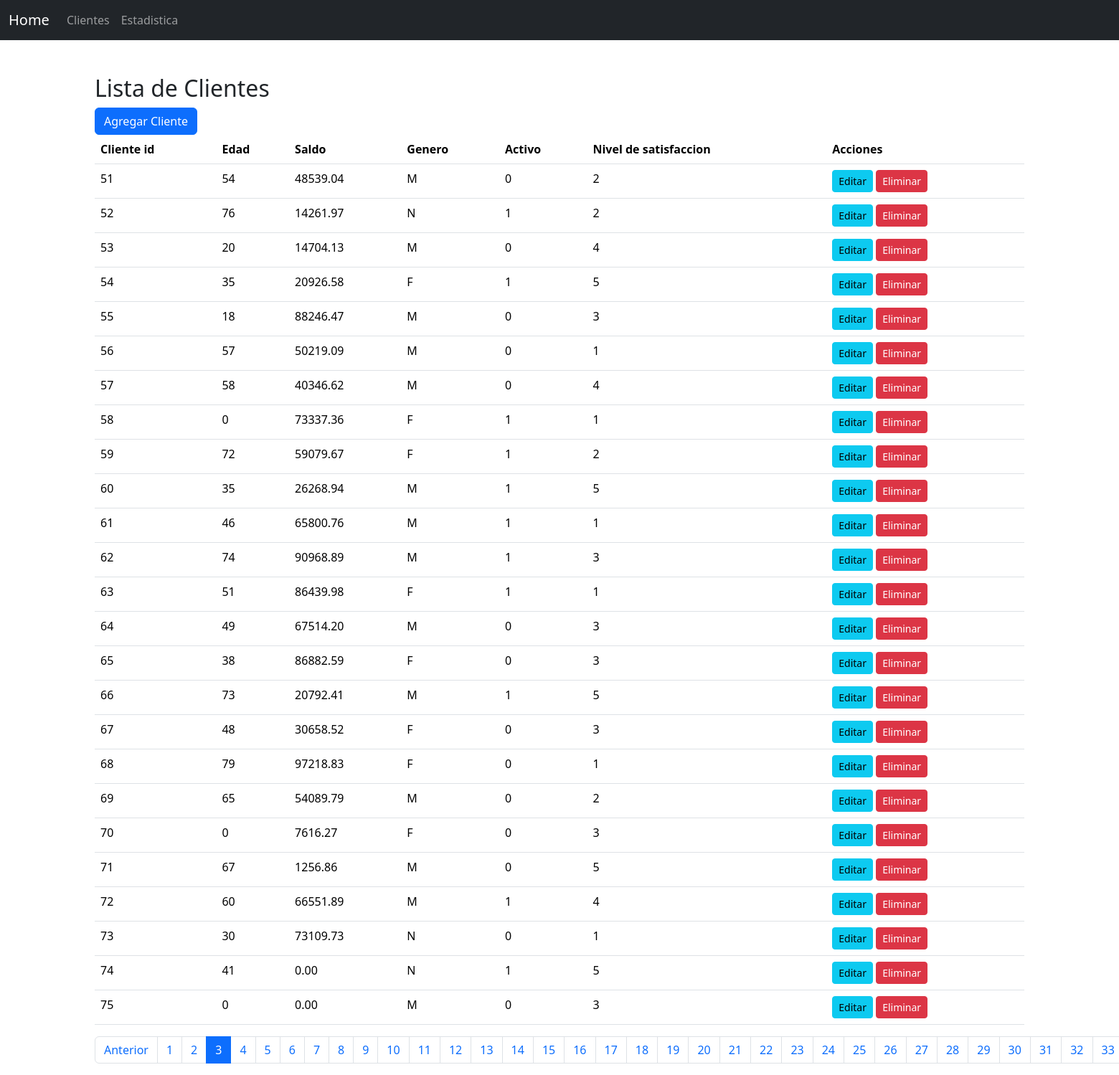
Page /clientes/?page=3 on the committed database.
### api/models.py (models this page shows, shortened)
class Cliente(models.Model):
    ESTADO_CHOICES = [
        (1, 'Activo'),
        (0, 'Inactivo'),
    ]
    NIVEL_SATISFACCION_CHOICES = [
        (0,'No informado'),
        (1, 'Muy Insatisfecho'),
        (2, 'Insatisfecho'),
        (3, 'Neutral'),
        (4, 'Satisfecho'),
        (5, 'Muy Satisfecho'),
    ]
    GENERO_CHOICES = [
        ('M', 'Masculino'),
        ('F', 'Femenino'),
        ('N', 'No informado'),
    ]
    Cliente_id = models.AutoField(primary_key=True)
    Edad = models.PositiveSmallIntegerField()
    Saldo = models.DecimalField(max_digits=10, decimal_places=2)
    Genero = models.CharField(max_length=1, choices=GENERO_CHOICES, default='M')
    Activo = models.IntegerField(choices=ESTADO_CHOICES, default=1)
    Nivel_de_Satisfaccion = models.IntegerField(choices=NIVEL_SATISFACCION_CHOICES, default=3)

### api/views.py (the view)
# urls.py: path('clientes/', views.listar_clientes, name='listar_clientes'),
def listar_clientes(request):
    clientes = Cliente.objects.all()
    pg = Paginator(clientes, 25)
    page_number = request.GET.get('page')
    page_obj = pg.get_page(page_number)
    return render(request, 'listClientes.html', {'page_obj': page_obj})

### api/templates/listClientes.html (shortened to what this page needs)
{% extends "home.html" %}
{% block content %}
<div class="container mt-5">
  <h2>Lista de Clientes</h2>
  <a href="{% url 'agregar_cliente' %}" class="btn btn-primary">Agregar Cliente</a>
  <table class="table">
    <thead>
      <tr>
        <th scope="col">Cliente id</th>
        <th scope="col">Edad</th>
        <th scope="col">Saldo</th>
        <th scope="col">Genero</th>
        <th scope="col">Activo</th>
        <th scope="col">Nivel de satisfaccion</th>
        <th scope="col">Acciones</th>
      </tr>
    </thead>
    <tbody>
      {% for cliente in page_obj %}
        <tr>
          <td>{{ cliente.Cliente_id }}</td>
          <td>{{ cliente.Edad }}</td>
          <td>{{ cliente.Saldo }}</td>
          <td>{{ cliente.Genero }}</td>
          <td>{{ cliente.Activo }}</td>
          <td>{{ cliente.Nivel_de_Satisfaccion }}</td>
          <td>
            <a href="{% url 'editar_cliente' cliente.Cliente_id %}" class="btn btn-info btn-sm">Editar</a>
            <form action="{% url 'eliminar_cliente' cliente.Cliente_id %}" method="POST" style="display:inline;">
              <button type="submit" class="btn btn-danger btn-sm">Eliminar</button>
            </form>
          </td>
        </tr>
      {% endfor %}
    </tbody>
  </table>
  <nav>
    <ul class="pagination">
      {% if page_obj.has_previous %}
        <li class="page-item">
          <a class="page-link" href="?page={{ page_obj.previous_page_number }}">Anterior</a>
        </li>
      {% endif %}
      {% for num in page_obj.paginator.page_range %}
        <li class="page-item {% if page_obj.number == num %}active{% endif %}">
          <a class="page-link" href="?page={{ num }}">{{ num }}</a>
        </li>
      {% endfor %}
    </ul>
  </nav>
</div>
{% endblock %}

### rows in the picture
Cliente: Cliente_id "51", Edad "54", Saldo "48539.04", Genero "M", Activo "0", Nivel_de_Satisfaccion "2"
Cliente: Cliente_id "52", Edad "76", Saldo "14261.97", Genero "N", Activo "1", Nivel_de_Satisfaccion "2"
Cliente: Cliente_id "53", Edad "20", Saldo "14704.13", Genero "M", Activo "0", Nivel_de_Satisfaccion "4"
Cliente: Cliente_id "54", Edad "35", Saldo "20926.58", Genero "F", Activo "1", Nivel_de_Satisfaccion "5"
Cliente: Cliente_id "55", Edad "18", Saldo "88246.47", Genero "M", Activo "0", Nivel_de_Satisfaccion "3"
Cliente: Cliente_id "56", Edad "57", Saldo "50219.09", Genero "M", Activo "0", Nivel_de_Satisfaccion "1"
Cliente: Cliente_id "57", Edad "58", Saldo "40346.62", Genero "M", Activo "0", Nivel_de_Satisfaccion "4"
Cliente: Cliente_id "58", Edad "0", Saldo "73337.36", Genero "F", Activo "1", Nivel_de_Satisfaccion "1"
Cliente: Cliente_id "59", Edad "72", Saldo "59079.67", Genero "F", Activo "1", Nivel_de_Satisfaccion "2"
Cliente: Cliente_id "60", Edad "35", Saldo "26268.94", Genero "M", Activo "1", Nivel_de_Satisfaccion "5"
Cliente: Cliente_id "61", Edad "46", Saldo "65800.76", Genero "M", Activo "1", Nivel_de_Satisfaccion "1"
Cliente: Cliente_id "62", Edad "74", Saldo "90968.89", Genero "M", Activo "1", Nivel_de_Satisfaccion "3"
Cliente: Cliente_id "63", Edad "51", Saldo "86439.98", Genero "F", Activo "1", Nivel_de_Satisfaccion "1"
Cliente: Cliente_id "64", Edad "49", Saldo "67514.20", Genero "M", Activo "0", Nivel_de_Satisfaccion "3"
Cliente: Cliente_id "65", Edad "38", Saldo "86882.59", Genero "F", Activo "0", Nivel_de_Satisfaccion "3"
Cliente: Cliente_id "66", Edad "73", Saldo "20792.41", Genero "M", Activo "1", Nivel_de_Satisfaccion "5"
Cliente: Cliente_id "67", Edad "48", Saldo "30658.52", Genero "F", Activo "0", Nivel_de_Satisfaccion "3"
Cliente: Cliente_id "68", Edad "79", Saldo "97218.83", Genero "F", Activo "0", Nivel_de_Satisfaccion "1"
Cliente: Cliente_id "69", Edad "65", Saldo "54089.79", Genero "M", Activo "0", Nivel_de_Satisfaccion "2"
Cliente: Cliente_id "70", Edad "0", Saldo "7616.27", Genero "F", Activo "0", Nivel_de_Satisfaccion "3"
Cliente: Cliente_id "71", Edad "67", Saldo "1256.86", Genero "M", Activo "0", Nivel_de_Satisfaccion "5"
Cliente: Cliente_id "72", Edad "60", Saldo "66551.89", Genero "M", Activo "1", Nivel_de_Satisfaccion "4"
Cliente: Cliente_id "73", Edad "30", Saldo "73109.73", Genero "N", Activo "0", Nivel_de_Satisfaccion "1"
Cliente: Cliente_id "74", Edad "41", Saldo "0.00", Genero "N", Activo "1", Nivel_de_Satisfaccion "5"
Cliente: Cliente_id "75", Edad "0", Saldo "0.00", Genero "M", Activo "0", Nivel_de_Satisfaccion "3"

### other values in the picture
{{ num }} "1" "2" "3" "4" "5" "6" "7" "8" "9" "10" "11" "12" "13" "14" "15" "16" "17" "18" "19" "20" "21" "22" "23" "24" "25" "26" "27" "28" "29" "30" "31" "32" "33"
